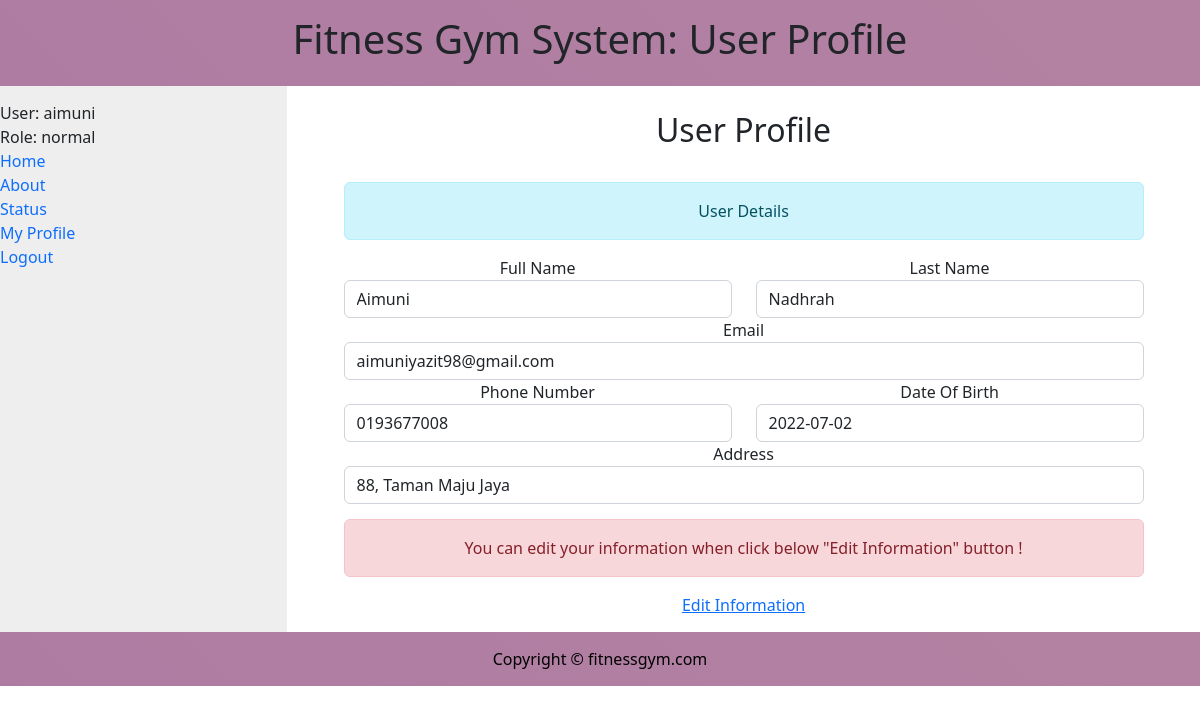
Page /profile_view.php (signed in) on the committed database.
### tables this page shows
CREATE TABLE `app_user` (
  `username` varchar(10) NOT NULL,
  `password` varchar(50) NOT NULL,
  `role` varchar(50) NOT NULL,
  `status` varchar(50) NOT NULL,
  `fname` varchar(50) DEFAULT NULL,
  `lname` varchar(50) DEFAULT NULL,
  `email` varchar(50) DEFAULT NULL,
  `pnumber` varchar(50) DEFAULT NULL,
  `dob` varchar(50) DEFAULT NULL,
  `address` varchar(50) DEFAULT NULL
);

### profile_view.php (the view, shortened to what this page needs)
<?php session_start();
require_once 'pagehead.php';
?>
<body>
<div class="flex-container">
<header>
  <h1>Fitness Gym System: User Profile</h1>
<link href="https://cdn.jsdelivr.net/npm/bootstrap@5.2.0/dist/css/bootstrap.min.css" rel="stylesheet">
<link rel="stylesheet" href="all.css">
</header>
<?php include "pagenav.php" ?>
<article class="article">
<?php
include 'dbconnect.php';
$username = $_SESSION['username'];
$sql = "SELECT username, role, status, fname, lname, email, pnumber, dob, address
        FROM app_user
        WHERE username = '$username'";
$result = mysqli_query($conn, $sql);
if (mysqli_num_rows($result) > 0)
{
    $row = mysqli_fetch_assoc($result);
?>
    <h2 class="Banner">User Profile</h2>
    <div class="container1">
        <div class="row">
        <div class="w-100" style="padding-top: 15px;">
                <div class="alert alert-info" role="alert">
                    User Details
                </div>
        </div>
        <div class="col">
                <label>Full Name</label>
                <input type="text" class="form-control" value="<?php echo $row["fname"] ?>" readonly>
            </div>
            <div class="col">
                <label>Last Name</label>
                <input type="text" class="form-control"  value="<?php echo $row["lname"] ?>" readonly>
            </div>
            <div class="col">
                <label>Email</label>
                <input type="text" class="form-control" value="<?php echo $row["email"] ?>" readonly>
            </div>
            <div class="col">
                <label>Phone Number</label><br>
                <input type="text" class="form-control" value="<?php echo $row["pnumber"] ?>" readonly>
            </div>
            <div class="col">
                <label>Date Of Birth</label>
                <input type="text" class="form-control" value="<?php echo $row["dob"] ?>" readonly>
            </div>
            <div class="col">
                <label>Address</label>
                <input type="textarea" class="form-control" value="<?php echo $row["address"] ?>" readonly>
            </div>
            <div class="w-100" style="padding-top: 15px;">
                <div class="alert alert-danger" role="alert">
                    You can  edit your information when click below "Edit Information" button !
                </div>
            </div>
            <div class="col">
                <div class="d-grid gap-2">
                    <a href="user_edit.php?fname=' . $user['fname'] . '"> Edit Information</a>
                </div>
            </div>
        </div>
    </div>
<?php
}
else
{
    echo "<p>0 results</p>";
}
?>
</article>
<?php include "pagefoot.php" ?>

### stylesheader.css (style rules this page uses)
.flex-container { display: -webkit-flex; display: flex; -webkit-flex-flow: row wrap; flex-flow: row wrap; text-align: center; }
.flex-container > * { padding: 15px; -webkit-flex: 1 100%; flex: 1 100%; }
header { background: linear-gradient(45deg, #ae7ca2, #b382a2); }
@media all and (min-width: 768px) { .article { -webkit-flex:5 0px;flex:5 0px;-webkit-order:2;order:2; } }

### all.css (style rules this page uses)
.container1 { width: 800px; margin: auto; }
.Banner { padding: 10px; text-align:center; }

### rows in the picture
app_user: fname "Aimuni", lname "Nadhrah", email "aimuniyazit98@gmail.com", pnumber "0193677008", dob "2022-07-02", address "88, Taman Maju Jaya"

### other values in the picture
$_SESSION['username'] "aimuni"
$_SESSION['role'] "normal"
